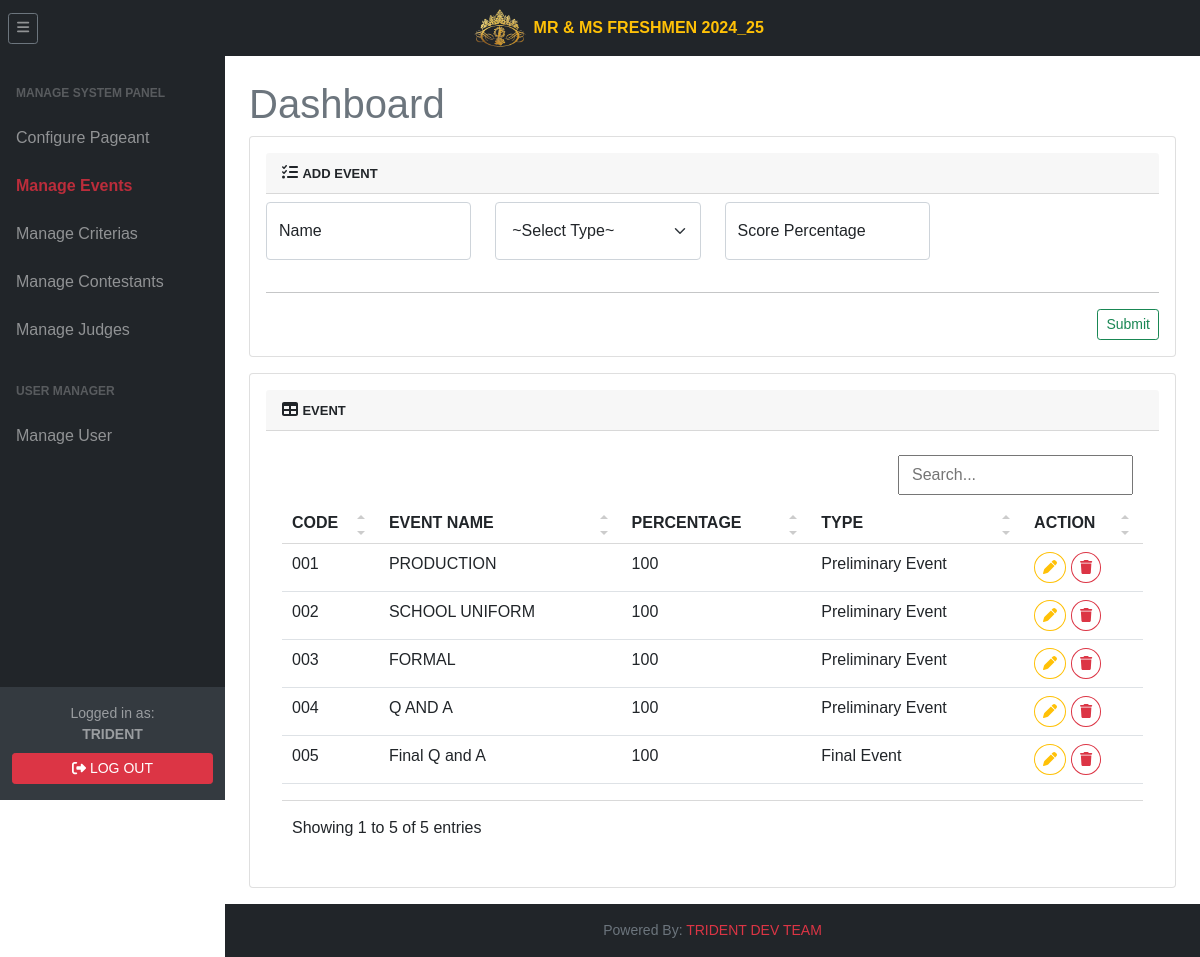
The page /tri.super/superEvent.php (signed in) on the database its author committed.
### tables this page shows
CREATE TABLE `setting` (
  `id` int(11) NOT NULL AUTO_INCREMENT,
  `condition_final` varchar(10) DEFAULT NULL,
  `pageant_name` varchar(255) DEFAULT NULL,
  `isGeneral` varchar(4) DEFAULT NULL,
  `logo` varchar(255) DEFAULT NULL,
  `cover_photo` varchar(255) DEFAULT NULL,
  `weighted_scoring` tinyint(4) DEFAULT NULL,
  PRIMARY KEY (`id`)
);

CREATE TABLE `user` (
  `id` int(11) NOT NULL AUTO_INCREMENT,
  `code` varchar(16) DEFAULT NULL,
  `username` varchar(90) DEFAULT NULL,
  `password` varchar(255) DEFAULT NULL,
  `name` varchar(45) DEFAULT NULL,
  `types` varchar(45) DEFAULT NULL,
  `category` varchar(15) DEFAULT NULL,
  `status` tinyint(1) DEFAULT NULL,
  `added_by` varchar(16) DEFAULT NULL,
  `added_timestamp` timestamp NULL DEFAULT NULL,
  `updated_by` varchar(16) DEFAULT NULL,
  `updated_timestamp` timestamp NULL DEFAULT NULL,
  PRIMARY KEY (`id`)
);

CREATE TABLE `event` (
  `id` int(11) NOT NULL AUTO_INCREMENT,
  `code` varchar(10) DEFAULT NULL,
  `event_type` varchar(6) DEFAULT NULL,
  `event_name` varchar(45) DEFAULT NULL,
  `event_percentage` varchar(10) DEFAULT NULL,
  `added_by` varchar(10) DEFAULT NULL,
  `added_timestamp` timestamp NULL DEFAULT NULL,
  `updated_by` varchar(10) DEFAULT NULL,
  `updated_timestamp` timestamp NULL DEFAULT NULL,
  PRIMARY KEY (`id`)
);

### include/settings.php (called while the page is built, shortened)
<?php
$settings = mysqli_query($db, "SELECT * FROM setting") or die('query failed');
$fetchSettings = [];
if(mysqli_num_rows($settings) > 0){
    $fetchSettings = mysqli_fetch_assoc($settings);
}
$logo = $fetchSettings['logo'] ?? 'logo.png';
?>

### include/superinclude/superSession.php (called while the page is built, shortened)
<?php
$super = $_SESSION['super'];
?>

### tri.super/superEvent.php (the view, shortened to what this page needs)
<?php
    require '../include/connector/dbconn.php';
    require '../include/superinclude/superSession.php';
    include "../include/settings.php";
?>
<!DOCTYPE html>
<html lang="en">
    <head>
        <link href="../css/dataTable.css" rel="stylesheet" />
        <link href="../css/styles.css" rel="stylesheet" />
        <link rel="stylesheet" href="../css/jquery-ui.min.css">
    </head>
    <body class="sb-nav-fixed">
    <?php include "../include/topNav.php";?>
        <div id="layoutSidenav">
            <div id="layoutSidenav_nav">
            <?php include "../include/superinclude/superSidenav.php";?>
            </div>
            <div id="layoutSidenav_content">
                <main>
                <div class="container-fluid px-4">
                        <h1 class="mt-4 text-muted">Dashboard</h1>
                            <section class="mb-3">
                                <div class="card">
                                        <div class="card-body">
                                            <div class="card-header">
                                                <i class="fas fa-tasks"></i>
                                                <span class="fw-bold" style="font-size: small;">ADD EVENT</span>
                                            </div>
                                            <form action="superCode.php" method="POST">
                                                <div class="row mb-3">
                                                        <div class="col-md-3 mb-3 mt-2">
                                                            <div class="form-floating">
                                                                <input class="form-control" id="eventName" name="eventName" type="text" placeholder="" data-maxlength="45" maxlength="45" required/>
                                                                <label for="eventName">Name</label>
                                                            </div>
                                                        </div>
                                                        <div class="col-md-3 mb-3 mt-2">
                                                            <div class="form-floating">
                                                                <select class="form-select p-3" id="eventType" name="eventType" required>
                                                                    <option value="" selected disabled>~Select Type~</option>
                                                                </select>
                                                            </div>
                                                        </div>
                                                        <div class="col-md-3 mb-3 mt-2">
                                                            <div class="form-floating">
                                                                <input class="filter form-control" id="eventPercentage" name="eventPercentage" type="text" placeholder="" data-maxlength="4" maxlength="4" required/>
                                                                <label for="Name">Score Percentage</label>
                                                            </div>
                                                        </div>
                                                </div>
                                                    <div><hr class="dropdown-divider"/></div>
                                                        <div class="mt-3 mb-0 d-flex bd-highlight">
                                                            <button class="btn btn-outline-success btn-block ms-auto btn-sm" type="submit" name="addEvent" id="addEvent" style="text-decoration:none; -bs-btn-padding-y: .25rem; --bs-btn-padding-x: .5rem; --bs-btn-font-size: .75rem;">Submit</button>
                                                        </div>
                                            </form>
                                        </div>
                                </div>
                            </section>
                            <section class="mb-3">
                                <div class="card">
                                        <div class="card-body">
                                            <div class="card-header">
                                                <i class="fas fa-table"></i>
                                                <span class="fw-bold" style="font-size: small;">EVENT</span>
                                            </div>
                                            <div class="card-body table-responsive-sm">
                                                <table class="table table-hover" id="data">
                                                <?php
                                                $sqlLogs = eventTblList;
                                                        $resultLogs = mysqli_query($db,$sqlLogs);
                                                        if(mysqli_num_rows($resultLogs) > 0){
                                                    ?>
                                                    <thead>
                                                        <tr>
                                                            <th>CODE</th>
                                                            <th>EVENT NAME</th>
                                                            <th>PERCENTAGE</th>
                                                            <th>TYPE</th>
                                                            <th>ACTION</th>
                                                        </tr>
                                                    </thead>
                                                    <?php
                                                        while($rowLogs = mysqli_fetch_assoc($resultLogs)){
                                                    ?>
                                                    <tr>
                                                        <td>
                                                            <?=$rowLogs['code']; ?>
                                                        </td>
                                                        <td>
                                                            <?=$rowLogs['event_name']?>
                                                        </td>
                                                        <td>
                                                            <?=$rowLogs['event_percentage']; ?>
                                                        </td>
                                                        <td>
                                                            <?=$rowLogs['event_type'] == "PR" ? "Preliminary Event" : ($rowLogs['event_type'] == "SP" ? "Special Event" : "Final Event");?>
                                                        </td>
                                                        <td>
                                                            <button data-code='<?= $rowLogs['code']; ?>' class="updateEventCode btn btn-outline-warning btn-sm rounded-circle"><i class="fa-solid fa-pen"></i></button>
                                                            <button data-code='<?= $rowLogs['code']; ?>' class="deleteEventCode btn btn-outline-danger btn-sm rounded-circle"><i class="fa-solid fa-trash"></i></button>
                                                        </td>
                                                    </tr>
                                                    <?php
                                                            }
                                                        } else {
                                                            echo "<h3 class='text-danger text-center mt-3'>No Existing Data Found!</h3>";
                                                        }
                                                    ?>
                                                </table>
                                            </div>
                                    </div>
                                </div>
                            </section>
                    </div>
                </main>
                <?php include "../include/footer.php";?>
            </div>
        </div>
</body>
</html>

### include/topNav.php
<nav class="sb-topnav navbar navbar-expand navbar-dark bg-dark">
            <?php
                $pageantName = isset($fetchSettings['pageant_name']) && $fetchSettings['pageant_name'] !== '' ? htmlspecialchars($fetchSettings['pageant_name']) : 'Pageant';
            ?>
            <button class="btn btn-link btn-sm order-1 order-lg-0 me-3 me-lg-0 ms-2 border border-secondary" id="sidebarToggle" href="#!"><i class="fas fa-bars"></i></button>
            <div class="mx-auto d-flex align-items-center">
                <img src="../assets/img/<?=$logo?>" alt="Logo" height="40" class="me-2">
                <span class="text-warning fw-bold" style="font-size: 1rem;"><?= $pageantName ?></span>
            </div>
</nav>

### include/superinclude/superSidenav.php
<?php
         $select = mysqli_query($db, "SELECT * FROM user WHERE code = '$super' ") or die('query failed');
         if(mysqli_num_rows($select) > 0){
            $fetch = mysqli_fetch_assoc($select);
         }
?>
<div id="layoutSidenav_nav">
                <nav class="sb-sidenav accordion sb-sidenav-dark" id="sidenavAccordion">
                    <div class="sb-sidenav-menu">
                        <div class="nav category-buttons">
                        <div class="sb-sidenav-menu-heading">Manage System Panel</div>
                            <a class="event_category nav-link" href="superBackup.php">
                                Configure Pageant
                            </a>
                            <a class="event_category nav-link" href="superEvent.php">
                                Manage Events
                            </a>
                            <a class="event_category nav-link" href="superCriteria.php">
                                Manage Criterias
                            </a>
                            <a class="event_category nav-link" href="superContestant.php">
                                Manage Contestants
                            </a>
                            <a class="event_category nav-link" href="superjudge.php">
                                Manage Judges
                            </a>
                            <div class="sb-sidenav-menu-heading">User Manager</div>
                            <a class="event_category nav-link" href="superUser.php">
                                Manage User
                            </a>
                        </div>
                    </div>
                    <div class="sb-sidenav-footer py-3">
                        <div class="small text-center mb-2">Logged in as:
                            <div class="fw-bold"><?php echo $fetch['name']; ?></div>
                        </div>
                        <a href="../tri.login/logout.php" class="btn btn-danger btn-sm w-100">
                            <i class="fa-solid fa-right-from-bracket"></i> LOG OUT
                        </a>
                    </div>
                </nav>
            </div>

### css/dataTable.css (style rules this page uses)
.datatable-table { max-width: 100%; width: 100%; border-spacing: 0; border-collapse: separate; }

### tri.super/superEvent.php (style rules this page uses)
body { margin: 0; background-size: cover; background-position: center; background-repeat: no-repeat; background-attachment: fixed; font-family: Arial; }

### rows shown on the page
setting: logo (picture), pageant_name "MR & MS FRESHMEN 2024_25"
user: name "TRIDENT"
event: code "001", event_name "PRODUCTION", event_percentage "100", event_type "Preliminary Event"
event: code "002", event_name "SCHOOL UNIFORM", event_percentage "100", event_type "Preliminary Event"
event: code "003", event_name "FORMAL", event_percentage "100", event_type "Preliminary Event"
event: code "004", event_name "Q AND A", event_percentage "100", event_type "Preliminary Event"
event: code "005", event_name "Final Q and A", event_percentage "100", event_type "Final Event"
